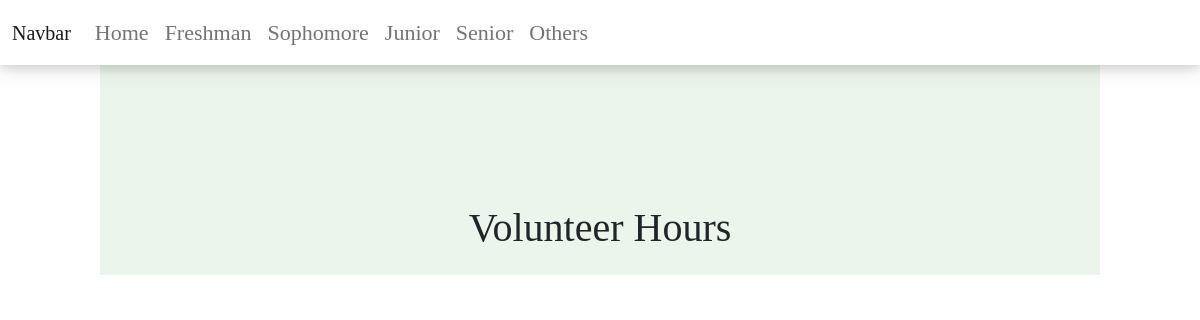
Before: /freshman with the older database file.
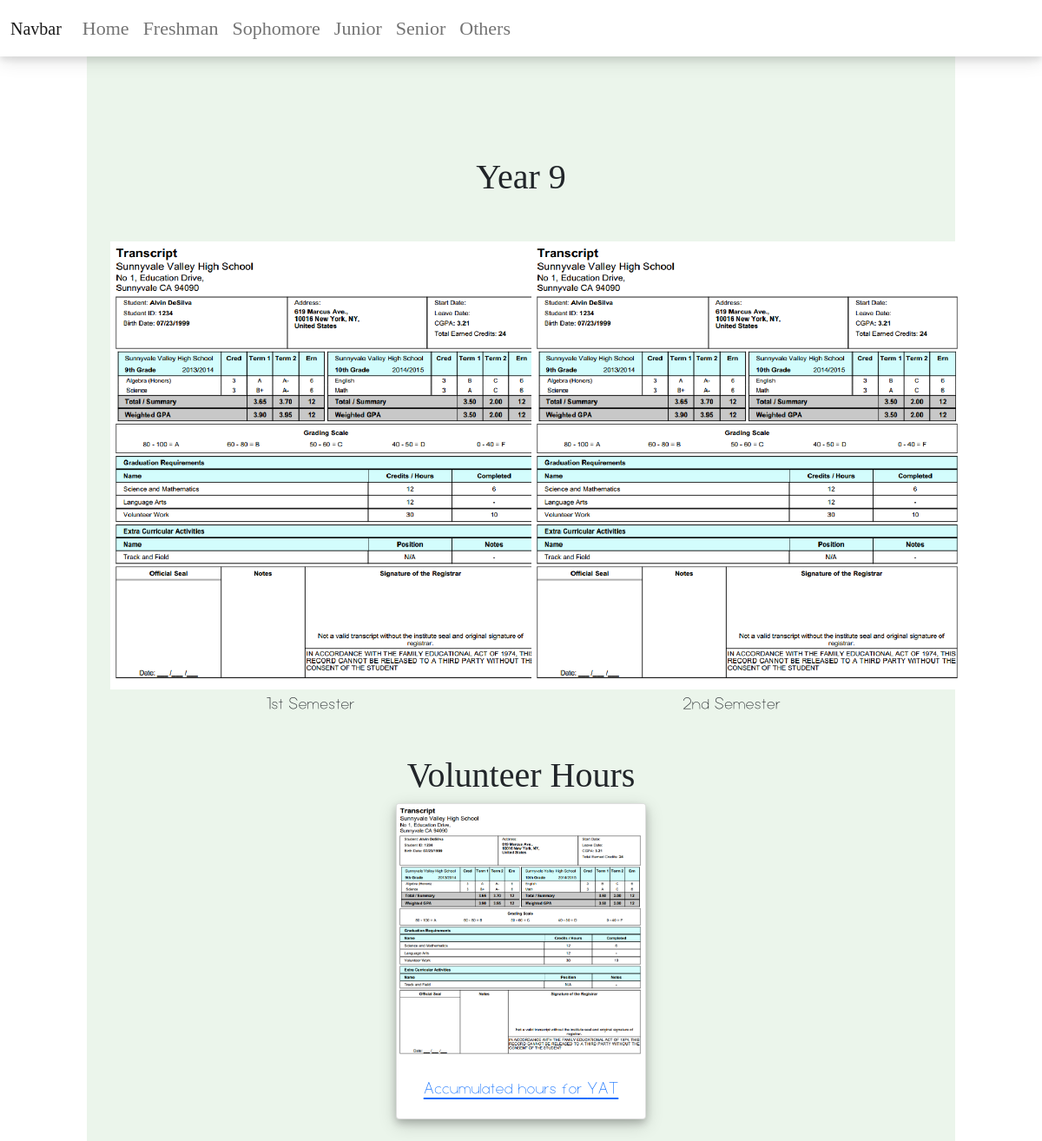
After: the same page with the newer database file.
### projects/models.py (models this page shows)
class SchoolGrade(models.Model):
    year = models.CharField(max_length=20)
    term = models.CharField(max_length=20)
    image = models.CharField(max_length=100)
    description = models.TextField()
    highlights = models.TextField(null=True)

class VolunteerHours(models.Model):
    name = models.CharField(max_length=100) #textfield doesnt have limit but char does
    hours = models.DecimalField(max_digits=5, decimal_places=2)
    description = models.TextField()
    year = models.CharField(max_length=20)
    image = models.CharField(max_length=100)

### projects/views.py (the view)
def all_grades(request, year):
    year_dict = {
        "freshman": "Year 9",
        "sophomore": "Year 10",
        "junior": "Year 11",
        "senior": "Year 12"
    }
    y = year_dict[year]
    volunteers = VolunteerHours.objects.filter(year=y)
    grades = SchoolGrade.objects.filter(year=y)
    print(grades)
    return render(request, "projects/year.html", {'grades': grades, 'volunteers': volunteers})

### projects/templates/projects/year.html (shortened to what this page needs)
<!DOCTYPE html>
<html lang="en">
<head>
    <link href="https://cdn.jsdelivr.net/npm/bootstrap@5.1.3/dist/css/bootstrap.min.css" rel="stylesheet">
    {% load static %}
    <link rel='stylesheet' href="{% static 'css/main.css' %}">
</head>
<body>
<nav class="navbar navbar-expand-lg navbar-light navbar-style" style="background-color: ##ffffff; color: #677a69 !important;">
  <div class="container-fluid">
    <a class="navbar-brand" href="#">Navbar</a>
    <div class="collapse navbar-collapse" id="navbarSupportedContent">
      <ul class="navbar-nav me-auto mb-2 mb-lg-0">
        <li class="nav-item">
          <a class="nav-link" aria-current="page" href="https://yumeng-zou-highschool.herokuapp.com/">Home</a>
        </li>
        <li class="nav-item">
          <a class="nav-link" href="freshman">Freshman</a>
        </li>
        <li class="nav-item">
          <a class="nav-link" href="sophomore">Sophomore</a>
        </li>
		  <li class="nav-item">
          <a class="nav-link" href="junior">Junior</a>
        </li>
		  <li class="nav-item">
          <a class="nav-link" href="senior">Senior</a>
        </li>
		  <li class="nav-item">
          <a class="nav-link" href="others">Others</a>
        </li>
      </ul>
    </div>
  </div>
</nav>
{% load static %}
	<div style ="margin: 0px 100px 0px 100px; text-align: center; background-color: #ebf5eb; padding: 15px; padding-top:90px;">
		<div style="margin: 90px 0px 50px 0px">
        <h1>{{grades.0.year}}</h1>
        </div>
	<div class="container">
	  <div class="row">
          {% for grade in grades%}
		  <div class="col-6">
			<img src={% static grade.image%} width="500">
              <p>{{grade.term}}</p>
              </div>
          {%endfor%}
	  </div>
	</div>
	<br>
<div style="text-align: center">
	<h1>Volunteer Hours</h1>
	{% for v in volunteers%}
	<div class="card volunteer-card" style="width: 18rem; margin: 0 auto; float: none; margin-bottom: 10px;">
       <a href="">
  <img src={% static grades.0.image%} class="card-img-top" alt="...">
  <div class="card-body">
    <p class="card-text">Accumulated hours for {{v.name}}</p>
  </div>
       </a>
</div>
	{%endfor%}
	</div>
	</div>
</body>
</html>

### projects/static/css/main.css (style rules this page uses)
h1 { font-family: Luam-Regular; }
p { font-family: Luam-Light; font-size: 23px; }
.volunteer-card { box-shadow: 0 4px 8px 0 rgba(0, 0, 0, 0.2), 0 6px 20px 0 rgba(0, 0, 0, 0.19); }
.navbar-style { box-shadow: 0 4px 8px 0 rgba(0, 0, 0, 0.1), 0 6px 20px 0 rgba(0, 0, 0, 0.1); position: fixed; top: 0; width: 100%; background-color: #ffffff; font-family: Luam-Regular !important; font-size: 22px !important; z-index: 999 !important; }

Changed rows visible on the page:
added SchoolGrade: year "Year 9", image (picture), term "1st Semester"
added SchoolGrade: image (picture), term "2nd Semester"
added VolunteerHours: image (picture), name "YAT"
